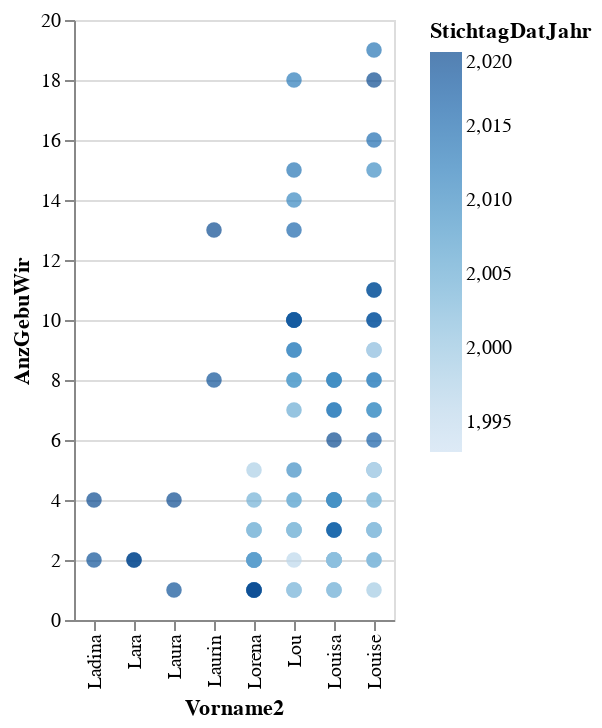

Source (notebook cell):
### Code cell
alt.Chart(myGraphic).mark_circle(size=60).encode(
    x='Vorname2',
    y='AnzGebuWir',
    color='StichtagDatJahr',
    tooltip=['StichtagDatJahr', 'Vorname2', 'FirstTwoLetters','AnzGebuWir']
).interactive() # this makes the axes interactive: now you can zoom & pan

### Figure 1 — Vega-Lite specification as saved in the notebook (floating-point values rounded to 4 significant figures)
{"config": {"view": {"continuousWidth": 400, "continuousHeight": 300}}, "data": {"name": "data-2c8151538b95f38fe8795cd74df2a26b"}, "mark": {"type": "circle", "size": 60}, "encoding": {"color": {"type": "quantitative", "field": "StichtagDatJahr"}, "tooltip": [{"type": "quantitative", "field": "StichtagDatJahr"}, {"type": "nominal", "field": "Vorname2"}, {"type": "nominal", "field": "FirstTwoLetters"}, {"type": "quantitative", "field": "AnzGebuWir"}], "x": {"type": "nominal", "field": "Vorname2"}, "y": {"type": "quantitative", "field": "AnzGebuWir"}}, "selection": {"selector003": {"type": "interval", "bind": "scales", "encodings": ["x", "y"]}}, "$schema": "https://vega.github.io/schema/vega-lite/v4.8.1.json", "datasets": {"data-2c8151538b95f38fe8795cd74df2a26b": [{"StichtagDatJahr": 2014, "Vorname2": "Louise", "SexLang": "weiblich", "AnzGebuWir": 19, "FirstLetter": "L", "SecondLetter": "o", "FirstTwoLetters": "Lo"}, {"StichtagDatJahr": 2020, "Vorname2": "Louise", "SexLang": "weiblich", "AnzGebuWir": 18, "FirstLetter": "L", "SecondLetter": "o", "FirstTwoLetters": "Lo"}, {"StichtagDatJahr": 2013, "Vorname2": "Lou", "SexLang": "weiblich", "AnzGebuWir": 18, "FirstLetter": "L", "SecondLetter": "o", "FirstTwoLetters": "Lo"}, {"StichtagDatJahr": 2015, "Vorname2": "Louise", "SexLang": "weiblich", "AnzGebuWir": 16, "FirstLetter": "L", "SecondLetter": "o", "FirstTwoLetters": "Lo"}, {"StichtagDatJahr": 2014, "Vorname2": "Lou", "SexLang": "weiblich", "AnzGebuWir": 15, "FirstLetter": "L", "SecondLetter": "o", "FirstTwoLetters": "Lo"}, {"StichtagDatJahr": 2010, "Vorname2": "Louise", "SexLang": "weiblich", "AnzGebuWir": 15, "FirstLetter": "L", "SecondLetter": "o", "FirstTwoLetters": "Lo"}, {"StichtagDatJahr": 2011, "Vorname2": "Lou", "SexLang": "weiblich", "AnzGebuWir": 14, "FirstLetter": "L", "SecondLetter": "o", "FirstTwoLetters": "Lo"}, {"StichtagDatJahr": 2020, "Vorname2": "Laurin", "SexLang": "männlich", "AnzGebuWir": 13, "FirstLetter": "L", "SecondLetter": "a", "FirstTwoLetters": "La"}, {"StichtagDatJahr": 2016, "Vorname2": "Lou", "SexLang": "weiblich", "AnzGebuWir": 13, "FirstLetter": "L", "SecondLetter": "o", "FirstTwoLetters": "Lo"}, {"StichtagDatJahr": 2013, "Vorname2": "Louise", "SexLang": "weiblich", "AnzGebuWir": 11, "FirstLetter": "L", "SecondLetter": "o", "FirstTwoLetters": "Lo"}, {"StichtagDatJahr": 2019, "Vorname2": "Louise", "SexLang": "weiblich", "AnzGebuWir": 11, "FirstLetter": "L", "SecondLetter": "o", "FirstTwoLetters": "Lo"}, {"StichtagDatJahr": 2017, "Vorname2": "Lou", "SexLang": "weiblich", "AnzGebuWir": 10, "FirstLetter": "L", "SecondLetter": "o", "FirstTwoLetters": "Lo"}, {"StichtagDatJahr": 2016, "Vorname2": "Louise", "SexLang": "weiblich", "AnzGebuWir": 10, "FirstLetter": "L", "SecondLetter": "o", "FirstTwoLetters": "Lo"}, {"StichtagDatJahr": 2020, "Vorname2": "Lou", "SexLang": "weiblich", "AnzGebuWir": 10, "FirstLetter": "L", "SecondLetter": "o", "FirstTwoLetters": "Lo"}, {"StichtagDatJahr": 2018, "Vorname2": "Lou", "SexLang": "weiblich", "AnzGebuWir": 10, "FirstLetter": "L", "SecondLetter": "o", "FirstTwoLetters": "Lo"}, {"StichtagDatJahr": 2018, "Vorname2": "Louise", "SexLang": "weiblich", "AnzGebuWir": 10, "FirstLetter": "L", "SecondLetter": "o", "FirstTwoLetters": "Lo"}, {"StichtagDatJahr": 2012, "Vorname2": "Lou", "SexLang": "weiblich", "AnzGebuWir": 10, "FirstLetter": "L", "SecondLetter": "o", "FirstTwoLetters": "Lo"}, {"StichtagDatJahr": 2019, "Vorname2": "Lou", "SexLang": "weiblich", "AnzGebuWir": 10, "FirstLetter": "L", "SecondLetter": "o", "FirstTwoLetters": "Lo"}, {"StichtagDatJahr": 2015, "Vorname2": "Lou", "SexLang": "weiblich", "AnzGebuWir": 9, "FirstLetter": "L", "SecondLetter": "o", "FirstTwoLetters": "Lo"}, {"StichtagDatJahr": 2007, "Vorname2": "Louise", "SexLang": "weiblich", "AnzGebuWir": 9, "FirstLetter": "L", "SecondLetter": "o", "FirstTwoLetters": "Lo"}, {"StichtagDatJahr": 2009, "Vorname2": "Lou", "SexLang": "weiblich", "AnzGebuWir": 9, "FirstLetter": "L", "SecondLetter": "o", "FirstTwoLetters": "Lo"}, {"StichtagDatJahr": 1996, "Vorname2": "Louise", "SexLang": "weiblich", "AnzGebuWir": 9, "FirstLetter": "L", "SecondLetter": "o", "FirstTwoLetters": "Lo"}, {"StichtagDatJahr": 2005, "Vorname2": "Louise", "SexLang": "weiblich", "AnzGebuWir": 8, "FirstLetter": "L", "SecondLetter": "o", "FirstTwoLetters": "Lo"}, {"StichtagDatJahr": 2008, "Vorname2": "Lou", "SexLang": "weiblich", "AnzGebuWir": 8, "FirstLetter": "L", "SecondLetter": "o", "FirstTwoLetters": "Lo"}, {"StichtagDatJahr": 2007, "Vorname2": "Lou", "SexLang": "weiblich", "AnzGebuWir": 8, "FirstLetter": "L", "SecondLetter": "o", "FirstTwoLetters": "Lo"}, {"StichtagDatJahr": 2012, "Vorname2": "Louise", "SexLang": "weiblich", "AnzGebuWir": 8, "FirstLetter": "L", "SecondLetter": "o", "FirstTwoLetters": "Lo"}, {"StichtagDatJahr": 2016, "Vorname2": "Louisa", "SexLang": "weiblich", "AnzGebuWir": 8, "FirstLetter": "L", "SecondLetter": "o", "FirstTwoLetters": "Lo"}, {"StichtagDatJahr": 2009, "Vorname2": "Louisa", "SexLang": "weiblich", "AnzGebuWir": 8, "FirstLetter": "L", "SecondLetter": "o", "FirstTwoLetters": "Lo"}, {"StichtagDatJahr": 2010, "Vorname2": "Louisa", "SexLang": "weiblich", "AnzGebuWir": 8, "FirstLetter": "L", "SecondLetter": "o", "FirstTwoLetters": "Lo"}, {"StichtagDatJahr": 2019, "Vorname2": "Laurin", "SexLang": "männlich", "AnzGebuWir": 8, "FirstLetter": "L", "SecondLetter": "a", "FirstTwoLetters": "La"}, {"StichtagDatJahr": 2011, "Vorname2": "Louise", "SexLang": "weiblich", "AnzGebuWir": 7, "FirstLetter": "L", "SecondLetter": "o", "FirstTwoLetters": "Lo"}, {"StichtagDatJahr": 2013, "Vorname2": "Louisa", "SexLang": "weiblich", "AnzGebuWir": 7, "FirstLetter": "L", "SecondLetter": "o", "FirstTwoLetters": "Lo"}, {"StichtagDatJahr": 2012, "Vorname2": "Louisa", "SexLang": "weiblich", "AnzGebuWir": 7, "FirstLetter": "L", "SecondLetter": "o", "FirstTwoLetters": "Lo"}, {"StichtagDatJahr": 2005, "Vorname2": "Lou", "SexLang": "weiblich", "AnzGebuWir": 7, "FirstLetter": "L", "SecondLetter": "o", "FirstTwoLetters": "Lo"}, {"StichtagDatJahr": 2008, "Vorname2": "Louise", "SexLang": "weiblich", "AnzGebuWir": 7, "FirstLetter": "L", "SecondLetter": "o", "FirstTwoLetters": "Lo"}, {"StichtagDatJahr": 2020, "Vorname2": "Louisa", "SexLang": "weiblich", "AnzGebuWir": 6, "FirstLetter": "L", "SecondLetter": "o", "FirstTwoLetters": "Lo"}, {"StichtagDatJahr": 2017, "Vorname2": "Louise", "SexLang": "weiblich", "AnzGebuWir": 6, "FirstLetter": "L", "SecondLetter": "o", "FirstTwoLetters": "Lo"}, {"StichtagDatJahr": 2010, "Vorname2": "Lou", "SexLang": "weiblich", "AnzGebuWir": 5, "FirstLetter": "L", "SecondLetter": "o", "FirstTwoLetters": "Lo"}, {"StichtagDatJahr": 2000, "Vorname2": "Louise", "SexLang": "weiblich", "AnzGebuWir": 5, "FirstLetter": "L", "SecondLetter": "o", "FirstTwoLetters": "Lo"}, {"StichtagDatJahr": 1998, "Vorname2": "Lorena", "SexLang": "weiblich", "AnzGebuWir": 5, "FirstLetter": "L", "SecondLetter": "o", "FirstTwoLetters": "Lo"}, {"StichtagDatJahr": 2006, "Vorname2": "Louise", "SexLang": "weiblich", "AnzGebuWir": 5, "FirstLetter": "L", "SecondLetter": "o", "FirstTwoLetters": "Lo"}, {"StichtagDatJahr": 1994, "Vorname2": "Louise", "SexLang": "weiblich", "AnzGebuWir": 5, "FirstLetter": "L", "SecondLetter": "o", "FirstTwoLetters": "Lo"}, {"StichtagDatJahr": 2017, "Vorname2": "Louisa", "SexLang": "weiblich", "AnzGebuWir": 4, "FirstLetter": "L", "SecondLetter": "o", "FirstTwoLetters": "Lo"}, {"StichtagDatJahr": 2020, "Vorname2": "Ladina", "SexLang": "weiblich", "AnzGebuWir": 4, "FirstLetter": "L", "SecondLetter": "a", "FirstTwoLetters": "La"}, {"StichtagDatJahr": 2020, "Vorname2": "Laura", "SexLang": "weiblich", "AnzGebuWir": 4, "FirstLetter": "L", "SecondLetter": "a", "FirstTwoLetters": "La"}, {"StichtagDatJahr": 1997, "Vorname2": "Lou", "SexLang": "weiblich", "AnzGebuWir": 4, "FirstLetter": "L", "SecondLetter": "o", "FirstTwoLetters": "Lo"}, {"StichtagDatJahr": 1998, "Vorname2": "Louise", "SexLang": "weiblich", "AnzGebuWir": 4, "FirstLetter": "L", "SecondLetter": "o", "FirstTwoLetters": "Lo"}, {"StichtagDatJahr": 2007, "Vorname2": "Louisa", "SexLang": "weiblich", "AnzGebuWir": 4, "FirstLetter": "L", "SecondLetter": "o", "FirstTwoLetters": "Lo"}, {"StichtagDatJahr": 2014, "Vorname2": "Louisa", "SexLang": "weiblich", "AnzGebuWir": 4, "FirstLetter": "L", "SecondLetter": "o", "FirstTwoLetters": "Lo"}, {"StichtagDatJahr": 2008, "Vorname2": "Louisa", "SexLang": "weiblich", "AnzGebuWir": 4, "FirstLetter": "L", "SecondLetter": "o", "FirstTwoLetters": "Lo"}, {"StichtagDatJahr": 2003, "Vorname2": "Louise", "SexLang": "weiblich", "AnzGebuWir": 4, "FirstLetter": "L", "SecondLetter": "o", "FirstTwoLetters": "Lo"}, {"StichtagDatJahr": 2004, "Vorname2": "Lorena", "SexLang": "weiblich", "AnzGebuWir": 4, "FirstLetter": "L", "SecondLetter": "o", "FirstTwoLetters": "Lo"}, {"StichtagDatJahr": 2006, "Vorname2": "Lou", "SexLang": "weiblich", "AnzGebuWir": 4, "FirstLetter": "L", "SecondLetter": "o", "FirstTwoLetters": "Lo"}, {"StichtagDatJahr": 2011, "Vorname2": "Louisa", "SexLang": "weiblich", "AnzGebuWir": 3, "FirstLetter": "L", "SecondLetter": "o", "FirstTwoLetters": "Lo"}, {"StichtagDatJahr": 2003, "Vorname2": "Lou", "SexLang": "weiblich", "AnzGebuWir": 3, "FirstLetter": "L", "SecondLetter": "o", "FirstTwoLetters": "Lo"}, {"StichtagDatJahr": 2009, "Vorname2": "Louise", "SexLang": "weiblich", "AnzGebuWir": 3, "FirstLetter": "L", "SecondLetter": "o", "FirstTwoLetters": "Lo"}, {"StichtagDatJahr": 2007, "Vorname2": "Lorena", "SexLang": "weiblich", "AnzGebuWir": 3, "FirstLetter": "L", "SecondLetter": "o", "FirstTwoLetters": "Lo"}, {"StichtagDatJahr": 2004, "Vorname2": "Lou", "SexLang": "weiblich", "AnzGebuWir": 3, "FirstLetter": "L", "SecondLetter": "o", "FirstTwoLetters": "Lo"}, {"StichtagDatJahr": 1995, "Vorname2": "Louise", "SexLang": "weiblich", "AnzGebuWir": 3, "FirstLetter": "L", "SecondLetter": "o", "FirstTwoLetters": "Lo"}, {"StichtagDatJahr": 2019, "Vorname2": "Louisa", "SexLang": "weiblich", "AnzGebuWir": 3, "FirstLetter": "L", "SecondLetter": "o", "FirstTwoLetters": "Lo"}, {"StichtagDatJahr": 1999, "Vorname2": "Lorena", "SexLang": "weiblich", "AnzGebuWir": 3, "FirstLetter": "L", "SecondLetter": "o", "FirstTwoLetters": "Lo"}, {"StichtagDatJahr": 2015, "Vorname2": "Louisa", "SexLang": "weiblich", "AnzGebuWir": 3, "FirstLetter": "L", "SecondLetter": "o", "FirstTwoLetters": "Lo"}, {"StichtagDatJahr": 1998, "Vorname2": "Lou", "SexLang": "weiblich", "AnzGebuWir": 3, "FirstLetter": "L", "SecondLetter": "o", "FirstTwoLetters": "Lo"}, {"StichtagDatJahr": 2002, "Vorname2": "Lorena", "SexLang": "weiblich", "AnzGebuWir": 3, "FirstLetter": "L", "SecondLetter": "o", "FirstTwoLetters": "Lo"}, {"StichtagDatJahr": 2002, "Vorname2": "Lou", "SexLang": "weiblich", "AnzGebuWir": 3, "FirstLetter": "L", "SecondLetter": "o", "FirstTwoLetters": "Lo"}, {"StichtagDatJahr": 2002, "Vorname2": "Louise", "SexLang": "weiblich", "AnzGebuWir": 3, "FirstLetter": "L", "SecondLetter": "o", "FirstTwoLetters": "Lo"}, {"StichtagDatJahr": 2001, "Vorname2": "Louise", "SexLang": "weiblich", "AnzGebuWir": 3, "FirstLetter": "L", "SecondLetter": "o", "FirstTwoLetters": "Lo"}, {"StichtagDatJahr": 2008, "Vorname2": "Lorena", "SexLang": "weiblich", "AnzGebuWir": 2, "FirstLetter": "L", "SecondLetter": "o", "FirstTwoLetters": "Lo"}, {"StichtagDatJahr": 2018, "Vorname2": "Louisa", "SexLang": "weiblich", "AnzGebuWir": 2, "FirstLetter": "L", "SecondLetter": "o", "FirstTwoLetters": "Lo"}, {"StichtagDatJahr": 1993, "Vorname2": "Louisa", "SexLang": "weiblich", "AnzGebuWir": 2, "FirstLetter": "L", "SecondLetter": "o", "FirstTwoLetters": "Lo"}, {"StichtagDatJahr": 1993, "Vorname2": "Louise", "SexLang": "weiblich", "AnzGebuWir": 2, "FirstLetter": "L", "SecondLetter": "o", "FirstTwoLetters": "Lo"}, {"StichtagDatJahr": 2005, "Vorname2": "Louisa", "SexLang": "weiblich", "AnzGebuWir": 2, "FirstLetter": "L", "SecondLetter": "o", "FirstTwoLetters": "Lo"}, {"StichtagDatJahr": 2006, "Vorname2": "Louisa", "SexLang": "weiblich", "AnzGebuWir": 2, "FirstLetter": "L", "SecondLetter": "o", "FirstTwoLetters": "Lo"}, {"StichtagDatJahr": 1994, "Vorname2": "Louisa", "SexLang": "weiblich", "AnzGebuWir": 2, "FirstLetter": "L", "SecondLetter": "o", "FirstTwoLetters": "Lo"}, {"StichtagDatJahr": 1994, "Vorname2": "Lorena", "SexLang": "weiblich", "AnzGebuWir": 2, "FirstLetter": "L", "SecondLetter": "o", "FirstTwoLetters": "Lo"}, {"StichtagDatJahr": 2010, "Vorname2": "Lorena", "SexLang": "weiblich", "AnzGebuWir": 2, "FirstLetter": "L", "SecondLetter": "o", "FirstTwoLetters": "Lo"}, {"StichtagDatJahr": 1997, "Vorname2": "Louise", "SexLang": "weiblich", "AnzGebuWir": 2, "FirstLetter": "L", "SecondLetter": "o", "FirstTwoLetters": "Lo"}, {"StichtagDatJahr": 1997, "Vorname2": "Louisa", "SexLang": "weiblich", "AnzGebuWir": 2, "FirstLetter": "L", "SecondLetter": "o", "FirstTwoLetters": "Lo"}, {"StichtagDatJahr": 2003, "Vorname2": "Louisa", "SexLang": "weiblich", "AnzGebuWir": 2, "FirstLetter": "L", "SecondLetter": "o", "FirstTwoLetters": "Lo"}, {"StichtagDatJahr": 2019, "Vorname2": "Ladina", "SexLang": "weiblich", "AnzGebuWir": 2, "FirstLetter": "L", "SecondLetter": "a", "FirstTwoLetters": "La"}, {"StichtagDatJahr": 2004, "Vorname2": "Louise", "SexLang": "weiblich", "AnzGebuWir": 2, "FirstLetter": "L", "SecondLetter": "o", "FirstTwoLetters": "Lo"}, {"StichtagDatJahr": 2019, "Vorname2": "Lara", "SexLang": "weiblich", "AnzGebuWir": 2, "FirstLetter": "L", "SecondLetter": "a", "FirstTwoLetters": "La"}, {"StichtagDatJahr": 2013, "Vorname2": "Lorena", "SexLang": "weiblich", "AnzGebuWir": 2, "FirstLetter": "L", "SecondLetter": "o", "FirstTwoLetters": "Lo"}, {"StichtagDatJahr": 1996, "Vorname2": "Lou", "SexLang": "weiblich", "AnzGebuWir": 2, "FirstLetter": "L", "SecondLetter": "o", "FirstTwoLetters": "Lo"}, {"StichtagDatJahr": 1996, "Vorname2": "Lorena", "SexLang": "weiblich", "AnzGebuWir": 2, "FirstLetter": "L", "SecondLetter": "o", "FirstTwoLetters": "Lo"}, {"StichtagDatJahr": 2020, "Vorname2": "Lara", "SexLang": "weiblich", "AnzGebuWir": 2, "FirstLetter": "L", "SecondLetter": "a", "FirstTwoLetters": "La"}, {"StichtagDatJahr": 2009, "Vorname2": "Lorena", "SexLang": "weiblich", "AnzGebuWir": 2, "FirstLetter": "L", "SecondLetter": "o", "FirstTwoLetters": "Lo"}, {"StichtagDatJahr": 2005, "Vorname2": "Lorena", "SexLang": "weiblich", "AnzGebuWir": 1, "FirstLetter": "L", "SecondLetter": "o", "FirstTwoLetters": "Lo"}, {"StichtagDatJahr": 2003, "Vorname2": "Lorena", "SexLang": "weiblich", "AnzGebuWir": 1, "FirstLetter": "L", "SecondLetter": "o", "FirstTwoLetters": "Lo"}, {"StichtagDatJahr": 2011, "Vorname2": "Lorena", "SexLang": "weiblich", "AnzGebuWir": 1, "FirstLetter": "L", "SecondLetter": "o", "FirstTwoLetters": "Lo"}, {"StichtagDatJahr": 2002, "Vorname2": "Louisa", "SexLang": "weiblich", "AnzGebuWir": 1, "FirstLetter": "L", "SecondLetter": "o", "FirstTwoLetters": "Lo"}, {"StichtagDatJahr": 1997, "Vorname2": "Lorena", "SexLang": "weiblich", "AnzGebuWir": 1, "FirstLetter": "L", "SecondLetter": "o", "FirstTwoLetters": "Lo"}, {"StichtagDatJahr": 1993, "Vorname2": "Lorena", "SexLang": "weiblich", "AnzGebuWir": 1, "FirstLetter": "L", "SecondLetter": "o", "FirstTwoLetters": "Lo"}, {"StichtagDatJahr": 1994, "Vorname2": "Lou", "SexLang": "weiblich", "AnzGebuWir": 1, "FirstLetter": "L", "SecondLetter": "o", "FirstTwoLetters": "Lo"}, {"StichtagDatJahr": 1995, "Vorname2": "Lou", "SexLang": "weiblich", "AnzGebuWir": 1, "FirstLetter": "L", "SecondLetter": "o", "FirstTwoLetters": "Lo"}, {"StichtagDatJahr": 2001, "Vorname2": "Lou", "SexLang": "weiblich", "AnzGebuWir": 1, "FirstLetter": "L", "SecondLetter": "o", "FirstTwoLetters": "Lo"}, {"StichtagDatJahr": 2000, "Vorname2": "Louisa", "SexLang": "weiblich", "AnzGebuWir": 1, "FirstLetter": "L", "SecondLetter": "o", "FirstTwoLetters": "Lo"}, {"StichtagDatJahr": 2000, "Vorname2": "Lou", "SexLang": "weiblich", "AnzGebuWir": 1, "FirstLetter": "L", "SecondLetter": "o", "FirstTwoLetters": "Lo"}, {"StichtagDatJahr": 2000, "Vorname2": "Lorena", "SexLang": "weiblich", "AnzGebuWir": 1, "FirstLetter": "L", "SecondLetter": "o", "FirstTwoLetters": "Lo"}, {"StichtagDatJahr": 2001, "Vorname2": "Louisa", "SexLang": "weiblich", "AnzGebuWir": 1, "FirstLetter": "L", "SecondLetter": "o", "FirstTwoLetters": "Lo"}, {"StichtagDatJahr": 1999, "Vorname2": "Louise", "SexLang": "weiblich", "AnzGebuWir": 1, "FirstLetter": "L", "SecondLetter": "o", "FirstTwoLetters": "Lo"}, {"StichtagDatJahr": 2019, "Vorname2": "Lorena", "SexLang": "weiblich", "AnzGebuWir": 1, "FirstLetter": "L", "SecondLetter": "o", "FirstTwoLetters": "Lo"}, {"StichtagDatJahr": 2019, "Vorname2": "Laura", "SexLang": "weiblich", "AnzGebuWir": 1, "FirstLetter": "L", "SecondLetter": "a", "FirstTwoLetters": "La"}, {"StichtagDatJahr": 2018, "Vorname2": "Lorena", "SexLang": "weiblich", "AnzGebuWir": 1, "FirstLetter": "L", "SecondLetter": "o", "FirstTwoLetters": "Lo"}, {"StichtagDatJahr": 2020, "Vorname2": "Lorena", "SexLang": "weiblich", "AnzGebuWir": 1, "FirstLetter": "L", "SecondLetter": "o", "FirstTwoLetters": "Lo"}]}}
